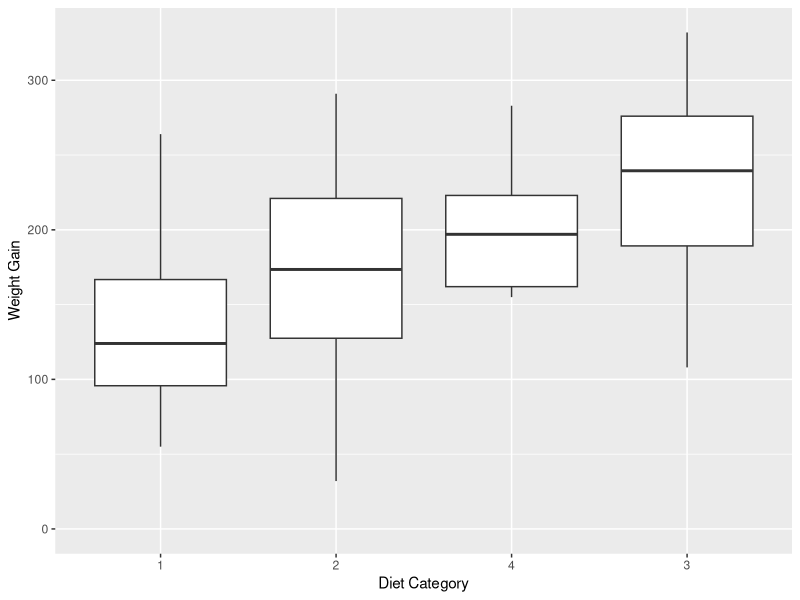
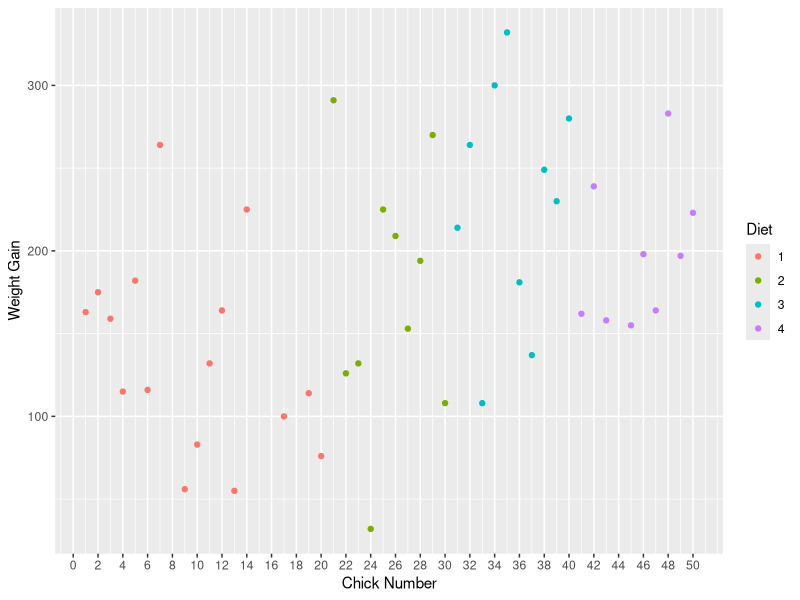
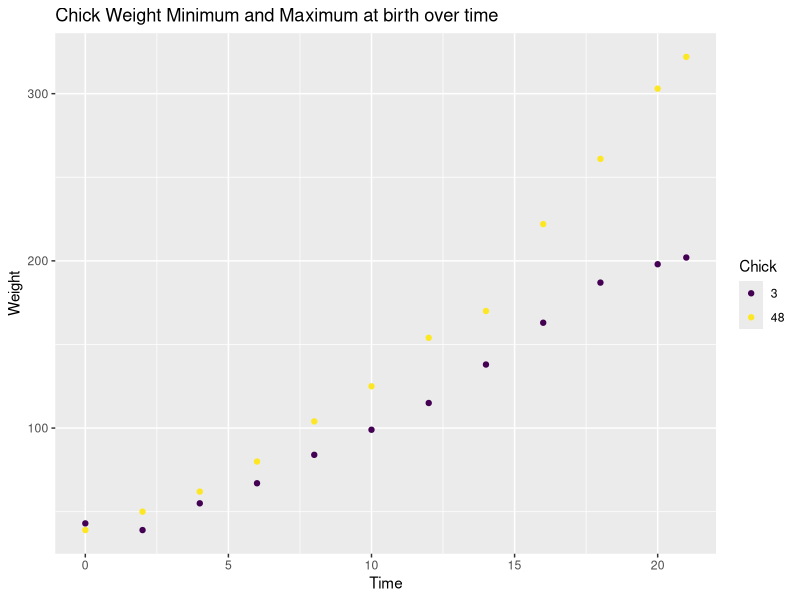
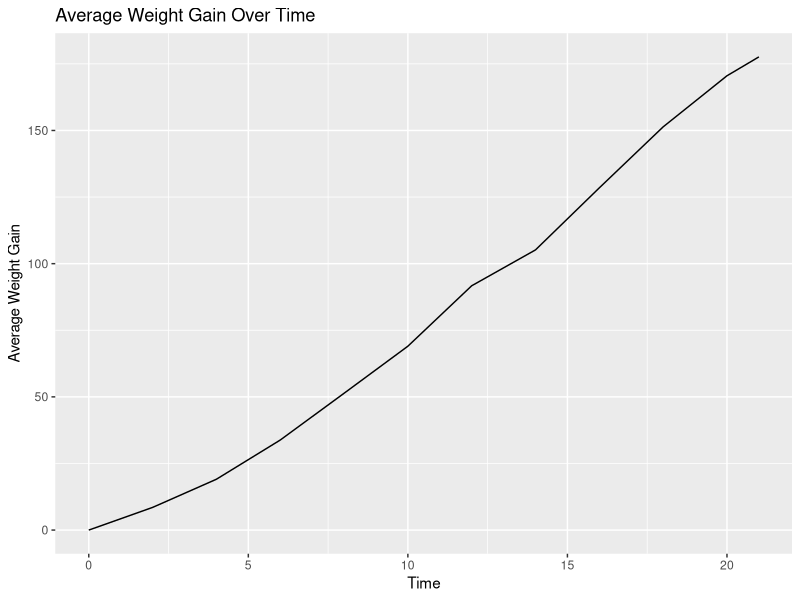

These charts were generated, in order, by the following R code:
## ---- chunk 1
knitr::opts_chunk$set(echo = TRUE)
## ---- chunk 2
library(dplyr)
library(datasets)
## ---- chunk 3
ChickWeight <- ChickWeight
## ---- chunk 4
weight0 <- ChickWeight %>% group_by(Diet) %>%
  filter(Time == 0) %>%
  summarize(numChicks = n_distinct(Chick), 
            AvgWeight = mean(weight, na.rm = TRUE), 
            SDWeight = sd(weight, na.rm = TRUE))
weight0
## ---- chunk 5
complete <- ChickWeight %>%
  group_by(Chick) %>%
  mutate(numObs = n()) %>%
  filter(numObs == 12)

complete <- select(complete, -numObs)
head(complete, 3)
## ---- chunk 6
complete <- complete %>%
    group_by(Chick) %>%
  mutate(weight0 = weight[Time == 0]) %>%
  mutate(weightgain = weight- weight0)

complete <- select(complete, -weight0)
head(complete, 3)
## ---- chunk 7
#install.packages("ggplot2")
library(ggplot2)

day21 <- filter(complete, Time == 21)
ggplot(day21, aes(x=reorder(Diet, weightgain, FUN= median), y= weightgain)) + geom_boxplot() + ylim(0, max(day21$weightgain)) + xlab("Diet Category") + ylab("Weight Gain")
## ---- chunk 8

most <- day21 %>% arrange(desc(weightgain))
head(most, 1)

least <- day21 %>% arrange(weightgain)
head(least, 1)

day21$Chick <- as.numeric(levels(day21$Chick))[day21$Chick]
ggplot(day21, aes(x=Chick, y=weightgain, color= Diet)) + geom_point() + scale_x_continuous(breaks = seq(0,50,by = 2)) + ylab("Weight Gain") + xlab("Chick Number")
## ---- chunk 9
time0 <- ChickWeight %>% filter(Time == 0) %>% arrange(desc(weight))

head(time0, 1)
tail(time0, 1)
## ---- chunk 10
chicks <- ChickWeight %>% filter(Chick == 3 | Chick == 48) %>% arrange(Time)

ggplot(chicks, aes(x= Time, y= weight, color= Chick))+geom_point() + ggtitle("Chick Weight Minimum and Maximum at birth over time") + ylab("Weight")
## ---- chunk 11
avgs <- complete %>% group_by(Time) %>% mutate(avgGain = mean(weightgain))
ggplot(avgs, aes(x=Time, y=avgGain)) + geom_line() + ggtitle("Average Weight Gain Over Time") + ylab("Average Weight Gain")
